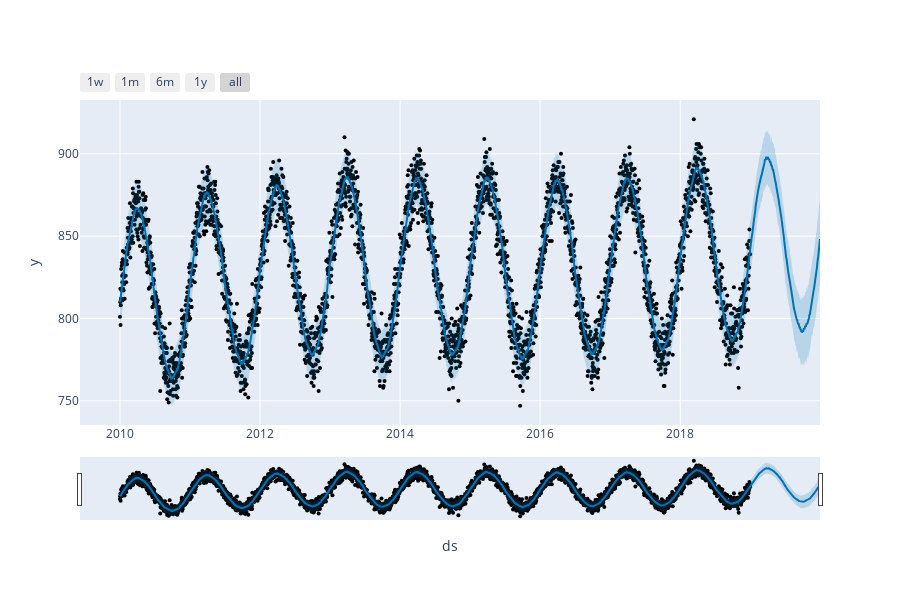

Notebook source saved alongside this figure:
### Code cell
fig_forecast = plot_plotly(m, forecast)
fig_forecast.show()

### Figure 1 — Plotly figure (JSON) as saved in the notebook; plotly's stock layout.template omitted (floating-point values rounded to 4 significant figures; data arrays with more than 128 entries replaced by an {"elided": "..."} marker saying what was removed)
{"data": [{"marker": {"color": "black", "size": 4}, "mode": "markers", "name": "Actual", "type": "scatter", "x": {"elided": "3287 str values"}, "y": {"elided": "3287 int values"}}, {"hoverinfo": "skip", "line": {"width": 0}, "mode": "lines", "type": "scatter", "x": {"elided": "3652 str values"}, "y": {"elided": "3652 float values"}}, {"fill": "tonexty", "fillcolor": "rgba(0, 114, 178, 0.2)", "line": {"color": "#0072B2", "width": 2}, "mode": "lines", "name": "Predicted", "type": "scatter", "x": {"elided": "3652 str values"}, "y": {"elided": "3652 float values"}}, {"fill": "tonexty", "fillcolor": "rgba(0, 114, 178, 0.2)", "hoverinfo": "skip", "line": {"width": 0}, "mode": "lines", "type": "scatter", "x": {"elided": "3652 str values"}, "y": {"elided": "3652 float values"}}], "layout": {"height": 600, "showlegend": false, "width": 900, "xaxis": {"rangeselector": {"buttons": [{"count": 7, "label": "1w", "step": "day", "stepmode": "backward"}, {"count": 1, "label": "1m", "step": "month", "stepmode": "backward"}, {"count": 6, "label": "6m", "step": "month", "stepmode": "backward"}, {"count": 1, "label": "1y", "step": "year", "stepmode": "backward"}, {"step": "all"}]}, "rangeslider": {"visible": true}, "title": {"text": "ds"}, "type": "date"}, "yaxis": {"title": {"text": "y"}}}}
